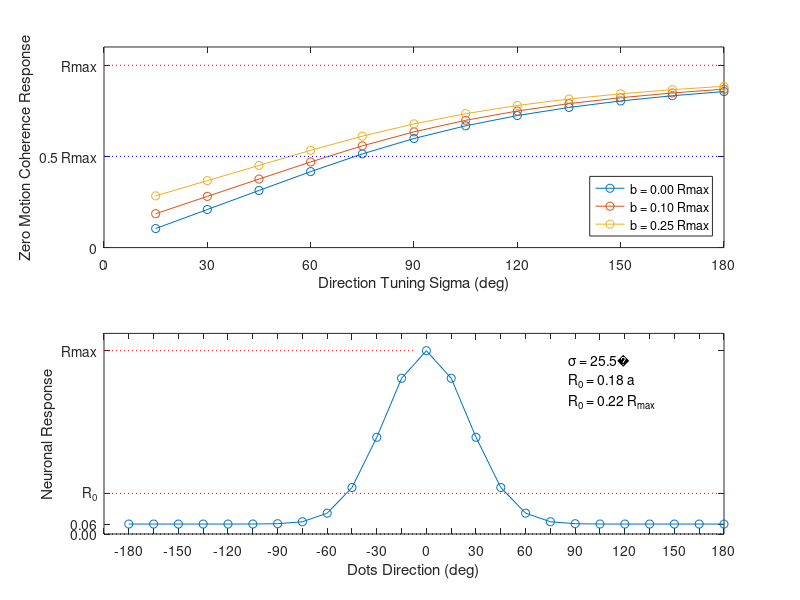

Write the MATLAB code that produced this figure.
function nullResponse
%{
This function plots the effect of tuning width on responses to 0% coherent
motion.  We take the normalization model seriously, and integrate a
Gaussian direction tuning curve to get the response to 0% coherence.
Responses can run from zero to Rmax (preferred direction response), and are
plotted as a function of tuning width (sigma).  The effects of spontaneous
activity of different magnitudes are also show.   Cook & Maunsell found
sigma for direction tuning to be 60°.
%}
figure(1);
clf;

limitDeg = 180;
stepDeg = 15;

% show how the predicted response to 0% coherence varies as a function of
% direction tuning width
zeroline = [0, 0.1, 0.25];
areas = zeros(limitDeg / stepDeg, length(zeroline));
legends = cell(1, length(zeroline));
for b = 1:length(zeroline)
  legends{b} = sprintf('b = %.2f Rmax', zeroline(b));
  for s = stepDeg:stepDeg:limitDeg
    sigmaRad = deg2rad(s);
    areas(s/stepDeg, b) = sigmaRad / sqrt(2 * pi) * (normcdf(pi / sigmaRad) - normcdf(-pi / sigmaRad)) + zeroline(b);
    areas(s/stepDeg, b) = areas(s/stepDeg, b) / (1.0 + zeroline(b));
  end
end
xTickLabels = cell(1, limitDeg / stepDeg / 2);
for i = 1:limitDeg / stepDeg / 2 + 1
  xTickLabels{i} = num2str((i - 1) * 2 * stepDeg);
end
subplot(2, 1, 1);
plot(areas, 'o-');
hold on;
set(gca, 'xTick', 0:2:limitDeg / stepDeg);
set(gca, 'XTickLabel', xTickLabels);
xlabel('Direction Tuning Sigma (deg)');
set(gca, 'yTick', [0, 0.5, 1], 'yTickLabel', {'0', '0.5 Rmax', 'Rmax'});
ylabel('Zero Motion Coherence Response');
plot([0, limitDeg / stepDeg], [1, 1], 'r:');
plot([0, limitDeg / stepDeg], [0.5, 0.5], 'b:');
axis([-inf, inf, 0, 1.1]);
legend(legends, 'location', 'southeast');

% show predicted 0% coherence response given measured values

sigmaDeg = 25.5;
% sigmaDeg = 36.1;
sigmaRad = deg2rad(sigmaDeg);
R0 = sigmaRad / sqrt(2 * pi) * (normcdf(pi / sigmaRad) - normcdf(-pi / sigmaRad));
zeroline = (R0 - 0.2222) / 0.7778;
steps = 360 / stepDeg + 1;
resp = zeros(steps, 1);
xTickLabels = cell(1, steps);
for s = 1:steps
  dirDeg = -180 + (s - 1) * stepDeg;
  dirRad = deg2rad(dirDeg);
  resp(s) = exp(dirRad^2 / (-2 * sigmaRad^2));
  if mod(s, 2) ~= 0 
    xTickLabels{s} = '';
  else
    xTickLabels{s} = sprintf('%.0f', dirDeg - stepDeg);
  end
end
xTickLabels{s + 1} = '180';
subplot(2, 1, 2);
plot(resp, 'o-');
hold on;
plot([0, steps], [R0, R0], 'r:');
plot([0, steps], [zeroline, zeroline], 'k:');
set(gca, 'xTick', 0:1:steps);
set(gca, 'XTickLabel', xTickLabels);
xlabel('Dots Direction (deg)');
set(gca, 'yTick', [min(0, zeroline), max(0, zeroline), R0, 1], 'yTickLabel', ...
  {sprintf('%.2f', min(0, -zeroline)), sprintf('%.2f', max(0, -zeroline)), 'R_0', 'Rmax'});
ylabel('Neuronal Response');
plot([0, steps / 2], [1, 1], 'r:');
axis([-inf, inf,  min(0, zeroline), 1.1]);
text(0.75, 0.90, {['\sigma', ...
      sprintf(' = %.1f%c', sigmaDeg, char(176))], ...
      sprintf('R_0 = %.2f a', R0), ...
      sprintf('R_0 = 0.22 R_{max}', R0)}, ...
    'HorizontalAlignment', 'left', 'VerticalAlignment', 'top', 'units', 'normalized');

